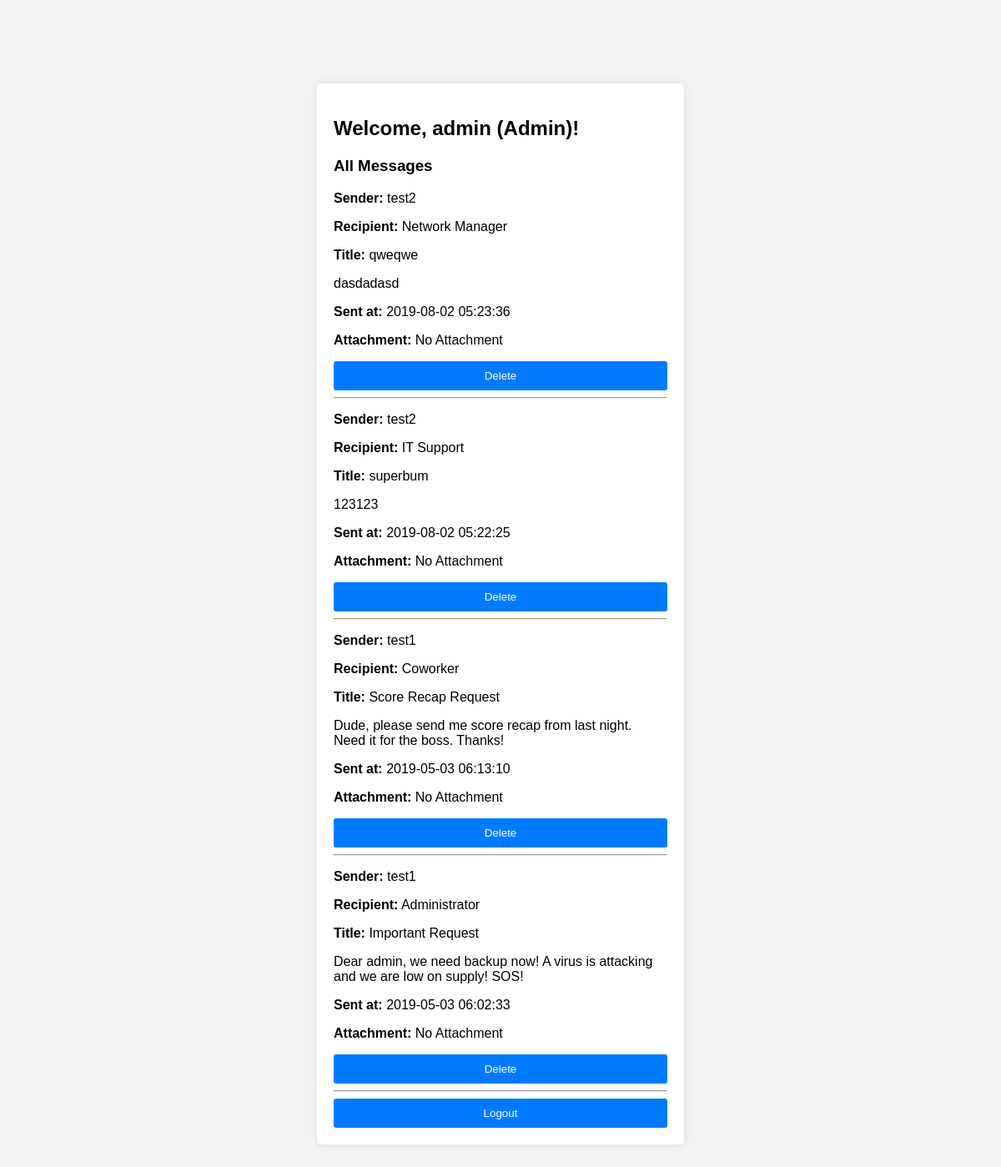
Page /admin.php (signed in) on the earlier database version.
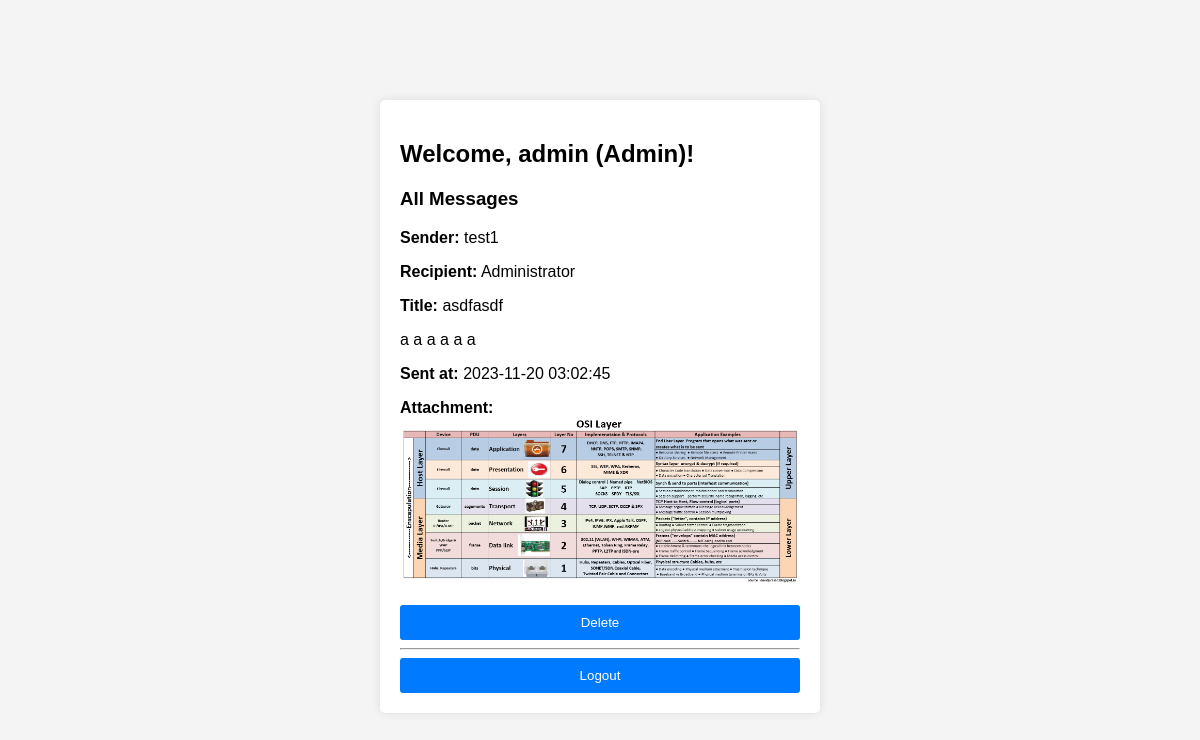
Same page on the later database version.
### tables this page shows
CREATE TABLE `communications` (
  `id` int(11) NOT NULL,
  `sender_id` int(10) UNSIGNED NOT NULL,
  `recipient_id` int(10) UNSIGNED NOT NULL,
  `title` varchar(64) NOT NULL,
  `message` text NOT NULL,
  `send_at` timestamp NOT NULL DEFAULT current_timestamp(),
  `attachment` varchar(255) DEFAULT NULL
);

CREATE TABLE `users` (
  `id` int(10) UNSIGNED NOT NULL,
  `fullname` varchar(255) NOT NULL,
  `username` varchar(255) NOT NULL,
  `email` varchar(255) NOT NULL,
  `role` varchar(16) NOT NULL,
  `password` varchar(100) NOT NULL,
  `created_at` timestamp NOT NULL DEFAULT current_timestamp(),
  `updated_at` timestamp NOT NULL DEFAULT current_timestamp() ON UPDATE current_timestamp()
);

### admin.php (the view, shortened to what this page needs)
<?php
    require "controllers/connection.php";
    $query = "SELECT c.id, c.sender_id, c.title, c.message, c.send_at, u.username, c.attachment, c.recipient_id
                FROM communications c
                JOIN users u ON c.sender_id = u.id
                ORDER BY send_at DESC
                ";
    $result = $db->query($query);
    ?>
    <!DOCTYPE html>
    <html lang="en">
    <head>
        <link rel="stylesheet" href="assets/style.css">
    </head>
    <body>
        <div class="container">
            <h2>Welcome, <?php echo $_SESSION['username']; ?> (Admin)!</h2>
            <h3>All Messages</h3>
            <?php
            if ($result->num_rows > 0) {
                while ($row = $result->fetch_assoc()) {
                    echo '<div class="message">';
                    echo '<p><strong>Sender:</strong> ' . $row['username'] . '</p>';
                    echo '<p><strong>Recipient:</strong> ' . getRecipientName($row['recipient_id']) . '</p>';
                    echo '<p><strong>Title:</strong> ' . $row['title'] . '</p>';
                    echo $row['message'];
                    echo '<p><strong>Sent at:</strong> ' . $row['send_at'] . '</p>';
                    echo '<p><strong>Attachment:</strong> ' . displayAttachment($row['attachment']) . '</p>';
                    echo '<form action="controllers/delete.php" method="POST">';
                    echo '<button type="submit">Delete</button>';
                    echo '</form>';
                    echo '</div>';
                    echo '<hr>';
                }
            } else {
                echo "<p>No messages found.</p>";
            }
            ?>
            <form action="logout.php" method="post">
                <button type="submit">Logout</button>
            </form>
        </div>
    </body>
    </html>
    <?php
    function getRecipientName($recipientId) {
        if ($recipientId == 1) {
            return 'Administrator';
        } elseif ($recipientId == 2) {
            return 'Network Manager';
        } elseif ($recipientId == 3) {
            return 'IT Support';
        } elseif ($recipientId == 4) {
            return 'Coworker';
        }
    }
    function displayAttachment($attachment) {
        if (!empty($attachment)) {
            $allowedImageExtensions = ['png', 'jpg', 'jpeg'];
            $extension = pathinfo($attachment, PATHINFO_EXTENSION);
            $originalFileName = preg_replace('/^[^_]+_/', '', basename($attachment));
            if (in_array($extension, $allowedImageExtensions)) {
                return '<img src="' . $attachment . '" alt="Attachment" style="max-width:100%; height:auto;">';
            } else {
                return '<p><strong>Attachment:</strong> ' . htmlspecialchars($originalFileName) . '</p>';
            }
        } else {
            return 'No Attachment';
        }
    }
?>

### assets/style.css (style rules this page uses)
body { font-family: Arial, sans-serif; background-color: #f4f4f4; margin: 0; padding: 0; }
.container { max-width: 400px; margin: 100px auto; background-color: #fff; padding: 20px; border-radius: 5px; box-shadow: 0 0 10px rgba(0, 0, 0, 0.1); }
form { display: flex; flex-direction: column; }
button { background-color: #007BFF; color: #fff; padding: 10px; border: none; border-radius: 3px; cursor: pointer; }

Differences in the rows shown:
removed communications: sender.username "test2", recipient "Network Manager", title "qweqwe", message "dasdadasd", send_at "2019-08-02 05:23:36", attachment "No Attachment"
removed communications: sender.username "test2", recipient "IT Support", title "superbum", message "123123", send_at "2019-08-02 05:22:25", attachment "No Attachment"
removed communications: sender.username "test1", recipient "Coworker", title "Score Recap Request", message "Dude, please send me score recap from last night. Need it for the boss. Thanks!", send_at "2019-05-03 06:13:10", attachment "No Attachment"
removed communications: sender.username "test1", recipient "Administrator", title "Important Request", message "Dear admin, we need backup now! A virus is attacking and we are low on supply! SOS!", send_at "2019-05-03 06:02:33", attachment "No Attachment"
added communications: sender.username "test1", recipient "Administrator", title "asdfasdf", message "a a a a a a", send_at "2023-11-20 03:02:45", attachment (picture)
